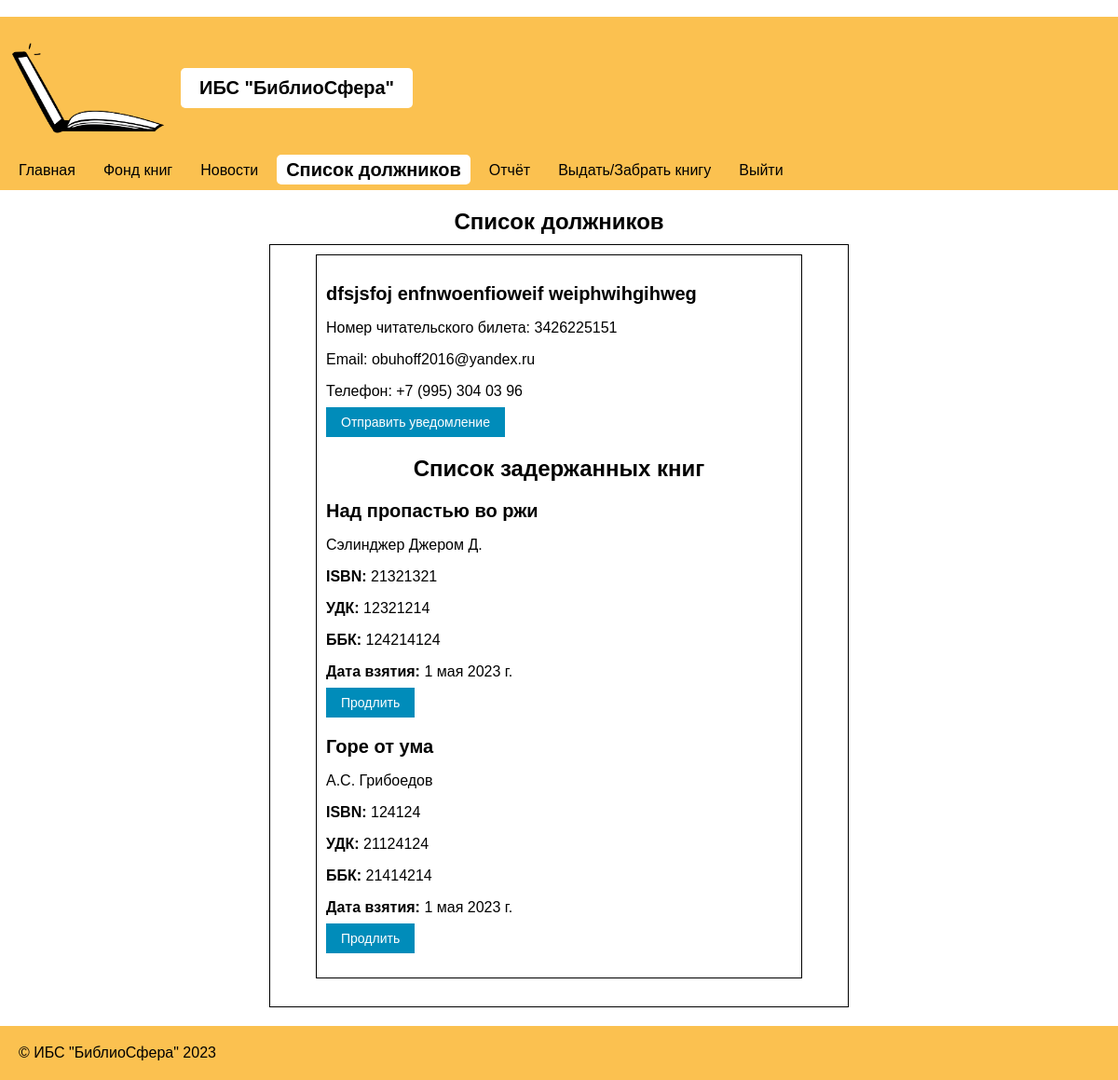
Page /manager/debtors/ (signed in) on the earlier database version.
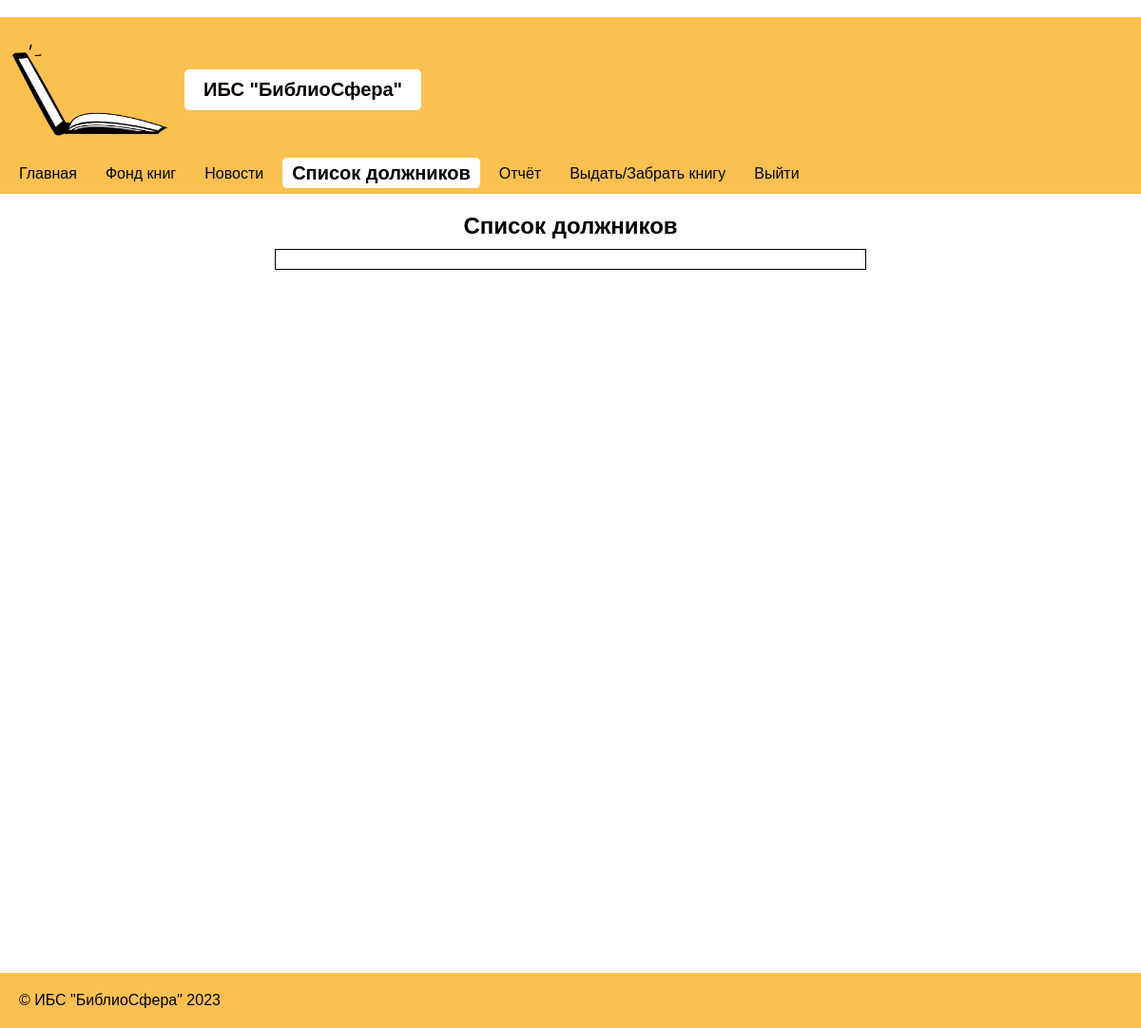
Same page on the later database version.
### library/models.py (models this page shows, shortened)
class LibraryUser(AbstractUser):
    first_name = models.CharField(max_length=30)
    second_name = models.CharField(max_length=30)
    last_name = models.CharField(max_length=30)
    date_of_birth = models.DateField(null=True)
    email = models.CharField(max_length=100)
    phone = models.CharField(max_length=30)
    card_number = models.CharField(max_length=10, default=generate_random_number, unique=True)
    is_activate = models.BooleanField(default=False)
    is_verificate = models.BooleanField(default=False)
    is_stuff = models.BooleanField(default=False)
    groups = models.ManyToManyField('auth.Group', related_name='library_users', related_query_name='library_user')
    user_permissions = models.ManyToManyField('auth.Permission', related_name='library_users', related_query_name='library_user')

class Library_Card(models.Model):
    BOOK_STATUS_CHOICES = (
        ('reserved', '�������������'),
        ('issued', '������'),
        ('returned', '����������'),
        ('canceled','��������')
    )
    user_id = models.ForeignKey('LibraryUser', on_delete=models.CASCADE, null=True)
    book_id = models.ForeignKey('Book', on_delete=models.CASCADE, null=True)
    date_Reserve = models.DateField(auto_now_add=True)
    date_taken = models.DateField(null=True, blank=True)
    date_returned = models.DateField(null=True, blank=True)
    status = models.CharField(max_length=10, choices=BOOK_STATUS_CHOICES, default='reserved')

class Book(models.Model):
    book_title = models.CharField(max_length=200)
    book_author = models.CharField(max_length=200)
    book_description = models.TextField(max_length=650)
    book_yearOfPublishing = models.IntegerField()
    book_isbn = models.IntegerField()
    book_udk = models.CharField(max_length=200, null=True)
    book_bbk = models.CharField(max_length=200, null=True)
    book_aviability = models.BooleanField(default=True)
    book_quanity = models.IntegerField(null=True)
    book_photo = models.ImageField(upload_to='media/books', default='media/book_default.jpg')
    book_genre = models.ForeignKey('Book_Category', on_delete=models.CASCADE, null=True)
    book_dateOfAdd = models.DateField(auto_now_add=True, null = True)
    book_popular = models.BooleanField(null=True)
    class Meta:
        verbose_name = '�����'
        verbose_name_plural = '�����'
        ordering = ['book_genre', 'book_title']

### library/views.py (the view)
# urls.py: path('manager/debtors/', views.manager_debtors, name='debtors'),
@login_required(login_url='manager_login')
def manager_debtors(request):
    active_item = '������ ���������'
    for item in menu:
        if item['title'].lower() == active_item.lower():
            item['active'] = True
        else:
            item['active'] = False
    today = date.today()
    threshold_date = today - timedelta(days=21)
    users = LibraryUser.objects.all()
    user_books = {}
    for user in users:
        books = Library_Card.objects.filter(user_id=user, status='issued', date_taken__lte=threshold_date)
        user_books[user] = books
    context = {
        'menu': menu,
        'user_books': user_books,
        }
    if not request.user.is_stuff:
        return redirect('permission_denied')
    return render(request, 'manager/debtors.html', context=context)

### library/templates/manager/debtors.html (shortened to what this page needs)
﻿{% extends 'manager/base.html' %}
{% load static %}
{% block content %}
<link rel="stylesheet" href="{% static 'css/manager/styles_debtors.css' %}">
<h2>Список должников</h2>
<div class="container">
    {% for user, books in user_books.items %}
    {% if books %}
    <div class="user-container">
        <div class="user">
            <h3>{{ user.first_name }} {{ user.second_name }} {{ user.last_name }}</h3>
            <p>Номер читательского билета: {{ user.card_number }}</p>
            <p>Email: {{ user.email }}</p>
            <p>Телефон: {{ user.phone }}</p>
            <form action="{% url 'send_email' %}" method="post">
                <button type="submit">Отправить уведомление</button>
            </form>
        </div>
        <h2>Список задержанных книг</h2>
        <div class="container-book">
            {% for book in books %}
            <div class="book">
                <h3>{{ book.book_id.book_title }}</h3>
                <p>{{ book.book_id.book_author }}</p>
                <p><strong>ISBN:</strong> {{ book.book_id.book_isbn }}</p>
                <p><strong>УДК:</strong> {{ book.book_id.book_udk }}</p>
                <p><strong>ББК:</strong> {{ book.book_id.book_bbk }}</p>
                <p><strong>Дата взятия:</strong> {{ book.date_taken }}</p>
                <form action="{% url 'extend_book' book.id %}" method="post">
                    <button type="submit">Продлить</button>
                </form>
            </div>
            {% endfor %}
        </div>
    </div>
    {% endif %}
    {% endfor %}
</div>
{% endblock %}

Differences in the rows shown:
no longer on this page (row unchanged): LibraryUser: first_name "dfsjsfoj", second_name "enfnwoenfioweif", last_name "weiphwihgihweg", card_number "3426225151", email "obuhoff2016@yandex.ru", phone "+7 (995) 304 03 96"
no longer on this page (row edited): Library_Card: book_id.book_title "Над пропастью во ржи", book_id.book_author "Сэлинджер Джером Д.", book_id.book_isbn "21321321", book_id.book_udk "12321214", book_id.book_bbk "124214124", date_taken "1 мая 2023 г."
no longer on this page (row edited): Library_Card: book_id.book_title "Горе от ума", book_id.book_author "А.С. Грибоедов", book_id.book_isbn "124124", book_id.book_udk "21124124", book_id.book_bbk "21414214", date_taken "1 мая 2023 г."
